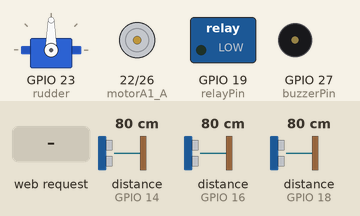
Bench run of a sketch on a simulated ESP32. On the bench: servo, motor-driver pin pairs drawn as motors (green arrow = first pin HIGH = forward, orange = second pin HIGH = backward, longer = more drive), switched loads named in the sketch (green lamp = pin HIGH), buzzer (waves = sounding, pin HIGH). The inputs (shaded band) are chosen by the test bench; at power-on: distance to the obstacle (sensors on GPIO 14, GPIO 16, GPIO 18) 80 cm. The echo pulse lasts 58.3 µs per cm; WiFi joins after 1.5 s; servers stay silent unless stated; uploads are accepted with an empty reply; random numbers use the default seed unless the sketch sets one; pins used as bus, display or sensor lines are not drawn; what the sketch prints to the serial monitor is not drawn.

Above: at 2.7 s.
2.8 s: HTTP request GET /toggle received
At 3.2 s:
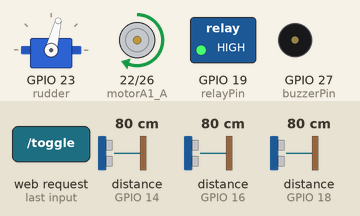
5.8 s: distance to the obstacle (sensor on GPIO 14) set to 94 cm
8.8 s: distance to the obstacle (sensor on GPIO 14) set to 103 cm
At 11.6 s:
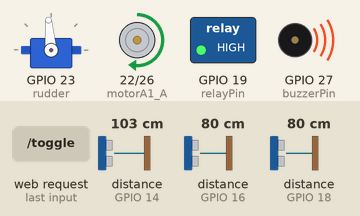
11.8 s: HTTP request GET /toggle received
At 13.0 s:
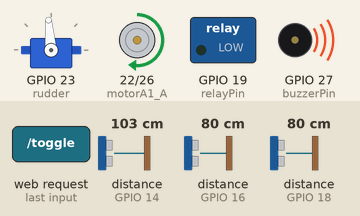
13.3 s: HTTP request GET /toggle received
At 16.1 s:
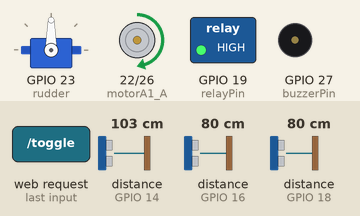
16.3 s: distance to the obstacle (sensor on GPIO 14) set to 2 cm
At 17.7 s:
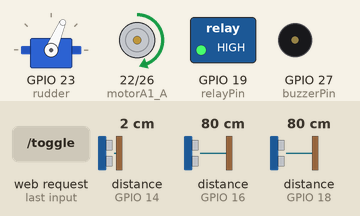
Timing chart, 0 to 24.9 s (numbered marks = the images above; inputs shaded):
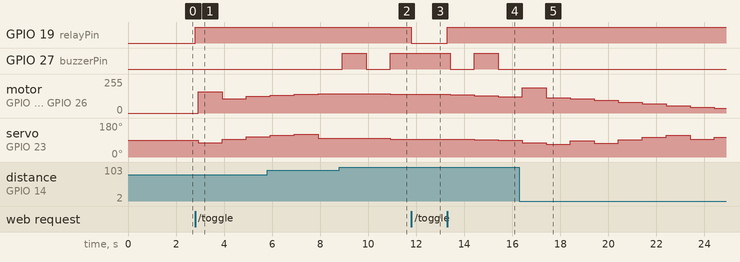

The sketch:

fleet_testing_01.ino
```cpp
#include <Arduino.h>
#include <WiFi.h>
#include <WebServer.h>
#include <HTTPClient.h>
#include <ESP32Servo.h>

// WiFi credentials
const char* ssid = "realme 11 Pro 5G";
const char* password = "12345678";

WebServer server(80);
Servo rudder;

// Relay and Button Variables
int relayPin = 19;
bool powerOn = false;

// Buzzer variables - Steering Signal
int buzzerPin = 27;
unsigned long lastBuzzerToggle = 0;
const unsigned long buzzerInterval = 500;
bool buzzerState = false;

// Sensor Timing
unsigned long lastSensorRead = 0;
const unsigned long sensorInterval = 1000;

// WiFi Timeout
unsigned long connectingStartAttempt = millis();
const unsigned long wifiTimeoutLimit = 30000;

// Distance Variables
long distanceA; long distanceB; long distanceC;

// Ultrasonic Pins+
#define ultraSonicTrigA 12
#define ultraSonicEchoA 14
#define ultraSonicTrigB 5
#define ultraSonicEchoB 18
#define ultraSonicTrigC 4
#define ultraSonicEchoC 16

// Distance Threshold and Rudder Angle for Steering
const float frontThreshold = 0.50;
const int rudderCenter = 90;
const int rudderLeft = 45;
const int rudderRight = 135;
String rudderDirection;

// Motor Control Pins
const int motorA1_A = 22;
const int motorA1_B = 26;

// PID Motor Control Variables
float desiredRPM = 100;
float currentRPM = 0;
float error = 0;
float previousError = 0;
float integral = 0;
float derivative = 0;
float output = 0;

// PID Constants
float Kp = 1.0;
float Ki = 0.5;
float Kd = 0.1;

// PWM Channel Settings
const int pwmChannel = 0;
const int pwmFreq = 5000;
const int pwmResolution = 8;

// Steering Flags and Timers
bool isSteering = false;
bool waitingToCenter = false;
unsigned long obstacleClearedTime = 0;
const unsigned long rudderReturnDelay = 2000;
unsigned long lastRudderUpdate = 0;
const unsigned long rudderUpdateInterval = 100;
float currentRudderAngle = rudderCenter;

float readMotorRPM() {
  static float simulatedRPM = 0;
  simulatedRPM += (output - simulatedRPM) * 0.05;
  return simulatedRPM;
}

void setMotorSpeed(int rpm) {
  desiredRPM = rpm;
}

long getDistanceM(uint8_t trig, uint8_t echo) {
  digitalWrite(trig, LOW);
  delayMicroseconds(2);
  digitalWrite(trig, HIGH);
  delayMicroseconds(10);
  digitalWrite(trig, LOW);

  long duration = pulseIn(echo, HIGH, 30000);
  if (duration == 0) return 999;
  return (duration * 0.000344) / 2.0;
}

long pulseInNonBlocking(uint8_t pin, uint8_t state, unsigned long timeout) {
  unsigned long start = micros();
  while (digitalRead(pin) == state) {
    if (micros() - start >= timeout) return 0;
    yield();
  }
  while (digitalRead(pin) != state) {
    if (micros() - start >= timeout) return 0;
    yield();
  }
  unsigned long pulseStart = micros();
  while (digitalRead(pin) == state) {
    if (micros() - start >= timeout) return 0;
    yield();
  }
  return micros() - pulseStart;
}

void setup() {
  Serial.begin(115200);
  Serial.println("ESP32 Initialized");

  pinMode(relayPin, OUTPUT);
  digitalWrite(relayPin, LOW);

  pinMode(buzzerPin, OUTPUT);

  pinMode(ultraSonicTrigA, OUTPUT);
  pinMode(ultraSonicTrigB, OUTPUT);
  pinMode(ultraSonicTrigC, OUTPUT);
  pinMode(ultraSonicEchoA, INPUT);
  pinMode(ultraSonicEchoB, INPUT);
  pinMode(ultraSonicEchoC, INPUT);

  randomSeed(analogRead(34));
  rudder.attach(23);
  rudder.write(rudderCenter);

  pinMode(motorA1_A, OUTPUT);
  pinMode(motorA1_B, OUTPUT);
  ledcSetup(pwmChannel, pwmFreq, pwmResolution);
  ledcAttachPin(motorA1_A, pwmChannel);

  WiFi.begin(ssid, password);
  Serial.print("Connecting to WiFi");
  while (WiFi.status() != WL_CONNECTED && millis() - connectingStartAttempt < wifiTimeoutLimit) {
    delay(500);
    Serial.print(".");
  }

  if (WiFi.status() == WL_CONNECTED) {
    Serial.println("\nConnected to WiFi");
    Serial.print("IP address: ");
    Serial.println(WiFi.localIP());
    server.begin();
    Serial.println("Web server initialized.");
  } else {
    Serial.println("\nNo network detected.");
    Serial.println("Web server initialization failed.");
  }

  server.on("/toggle", HTTP_GET, []() {
    powerOn = !powerOn;
    digitalWrite(relayPin, powerOn ? HIGH : LOW);
    Serial.println(powerOn ? "Relay ON (via web)" : "Relay OFF (via web)");
    server.sendHeader("Access-Control-Allow-Origin", "*");
    server.send(200, "text/plain", powerOn ? "ON" : "OFF");
  });

  server.on("/toggle", HTTP_OPTIONS, []() {
    server.sendHeader("Access-Control-Allow-Origin", "*");
    server.sendHeader("Access-Control-Allow-Methods", "GET, POST, OPTIONS");
    server.sendHeader("Access-Control-Allow-Headers", "Content-Type");
    server.send(204);
  });

  server.on("/status", HTTP_GET, []() {
    server.sendHeader("Access-Control-Allow-Origin", "*");
    server.send(200, "text/plain", powerOn ? "ON" : "OFF");
  });
}

void loop() {
  server.handleClient();

  if (powerOn && millis() - lastSensorRead >= sensorInterval) {
    lastSensorRead = millis();

    distanceA = getDistanceM(ultraSonicTrigA, ultraSonicEchoA);
    delay(50);
    distanceB = getDistanceM(ultraSonicTrigB, ultraSonicEchoB);
    delay(50);
    distanceC = getDistanceM(ultraSonicTrigC, ultraSonicEchoC);

    if (distanceA <= frontThreshold) {
      isSteering = true;
      waitingToCenter = false;

      if (millis() - lastRudderUpdate > rudderUpdateInterval) {
        lastRudderUpdate = millis();

        int targetAngle = (distanceB > distanceC) ? rudderLeft :
                          (distanceB < distanceC) ? rudderRight :
                          (random(0, 2) == 0 ? rudderLeft : rudderRight);

        rudderDirection = (targetAngle == rudderLeft) ? "Turning Left..." : "Turning Right...";

        float gain = 0.3;
        currentRudderAngle += (targetAngle - currentRudderAngle) * gain;
        rudder.write((int)currentRudderAngle);
        Serial.printf("Steering to: %d\n", (int)currentRudderAngle);
      }
    } else {
      rudderDirection = "Going straight...";

      if (isSteering) {
        if (millis() - lastBuzzerToggle >= buzzerInterval) {
          lastBuzzerToggle = millis();
          buzzerState = !buzzerState;
          digitalWrite(buzzerPin, buzzerState ? HIGH : LOW);
        }
      } else {
        digitalWrite(buzzerPin, LOW);
        buzzerState = false;
      }

      if (isSteering && !waitingToCenter) {
        obstacleClearedTime = millis();
        waitingToCenter = true;
      }

      if (waitingToCenter && (millis() - obstacleClearedTime >= rudderReturnDelay)) {
        if (millis() - lastRudderUpdate > rudderUpdateInterval) {
          lastRudderUpdate = millis();
          float gain = 0.3;
          currentRudderAngle += (rudderCenter - currentRudderAngle) * gain;
          rudder.write((int)currentRudderAngle);
          Serial.printf("Returning to center: %d\n", (int)currentRudderAngle);

          if (abs(currentRudderAngle - rudderCenter) < 2) {
            currentRudderAngle = rudderCenter;
            rudder.write(rudderCenter);
            isSteering = false;
            waitingToCenter = false;
            Serial.println("Rudder centered.");
          }
        }
      }
    }

    currentRPM = readMotorRPM();
    error = desiredRPM - currentRPM;
    integral += error;
    derivative = error - previousError;
    output = Kp * error + Ki * integral + Kd * derivative;

    int pwmValue = constrain((int)output, 0, 255);
    ledcWrite(pwmChannel, pwmValue);
    digitalWrite(motorA1_B, LOW);
    previousError = error;

    if (!powerOn) {
      rudder.write(rudderCenter);
      setMotorSpeed(0);
    } else if (isSteering) {
      setMotorSpeed(50);
    } else {
      setMotorSpeed(100);
    }

    static unsigned long lastPost = 0;
    int sendData;
    if (millis() - lastPost > 2000) {
      lastPost = millis();

      HTTPClient http;
      http.begin("http://192.168.62.210:8000/update-sensors");
      http.addHeader("Content-Type", "application/json");
      String json = "{";
      json += "\"frontDistance\":" + String(distanceA) + ",";
      json += "\"leftDistance\":" + String(distanceB) + ",";
      json += "\"rightDistance\":" + String(distanceC) + ",";
      json += "\"motorSpeed\":" + String(desiredRPM) + ",";
      json += "\"rudderDirection\":\"" + rudderDirection + "\"";
      json += "}";

      sendData = http.POST(json);

      if (sendData > 0) {
        String response = http.getString();
        Serial.println("Data sent successfully");
        Serial.println("Server response: " + response);
      } else {
        Serial.println("Failed to send data. HTTP code: " + String(sendData));
      }
      http.end();
    }
  }
}
```

Measured:
- the behaviour switches between 99 and 100 cm on distance to the obstacle (sensor on GPIO 14) (found by bisection; images 1 and 2)
- after the input at 2.8 s, GPIO 19 (relayPin): LOW → HIGH at once; motor on GPIO 22 (motorA1_A) / GPIO 26 (motorA1_B): stopped → forward 159/255 after 0.12 s, → forward 107/255 1.0 s later, → forward 126/255 1.0 s later; servo on GPIO 23 (rudder): 90° → 76° after 0.12 s, → 94° 1.0 s later, → 106° 1.0 s later
- after the input at 8.8 s, GPIO 27 (buzzerPin): LOW → HIGH after 0.12 s, → LOW 1.0 s later, → HIGH 1.0 s later
- after the input at 11.8 s, GPIO 19 (relayPin): HIGH → LOW at once
- after the input at 13.3 s, GPIO 19 (relayPin): LOW → HIGH at once; GPIO 27 (buzzerPin): HIGH → LOW after 0.12 s, → HIGH 1.0 s later, → LOW 1.0 s later
- after the input at 16.3 s, servo on GPIO 23 (rudder): 90° → 76° after 0.11 s, → 67° 1.0 s later, → 87° 1.0 s later, → 74° 1.0 s later, … (9 changes in this stretch)
